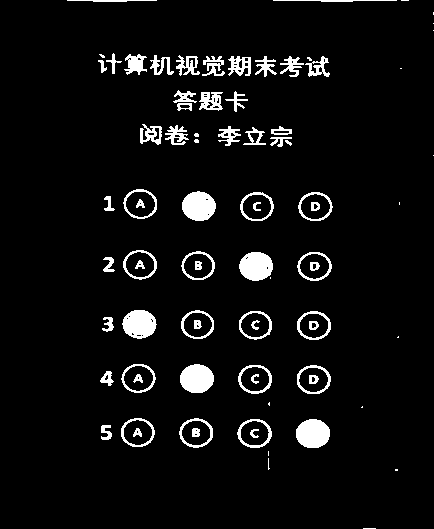
#> input picture examples/cv40examples-main/code/9答题卡识别/thresh.bmp, 434 x 529 px
$ python '例9.9.py'
#> lines starting #> are read from the running program, lines starting #| are printed output that depends on the picture; after the words box and inside, x2 and y2 are one past the last pixel; in counts of white or black regions, pixels touching at a corner belong together
# -*- coding: utf-8 -*-
"""
Created on Sat Jul 10 08:58:17 2021

@author: 李立宗  lilizong@gmail.com
微信公众号：计算机视觉之光（微信号cvlight）
计算机视觉核心案例实战——从入门到深度学习（python+OpenCV）（名称待定）
计算机视觉40个核心案例——从入门到深度学习（python+OpenCV）（名称待定）
李立宗 著     电子工业出版社
"""

import cv2
import numpy as np
thresh=cv2.imread("thresh.bmp",-1)
#> thresh: shape (529, 434); 5.7% white; 82 white regions (19 under 20 px)
# cv2.imshow("thresh_original", thresh)
#============查找所有的轮廓======================
cnts, hierarchy = cv2.findContours(thresh.copy(), cv2.RETR_EXTERNAL, cv2.CHAIN_APPROX_SIMPLE)
#> cnts = 67 contours, 20 with area under 20; largest, box (x1, y1, x2, y2) and area: (123, 189, 157, 219) 754, (237, 419, 272, 448) 748, (297, 365, 331, 394) 748, (298, 192, 333, 221) 746, (296, 419, 330, 448) 745
print("共找到各种轮廓",len(cnts),"个")
#| 共找到各种轮廓 67 个
#============构造载体======================
#thresh：在该图像内显示选项无序时序号
# thresh是灰度图像，变为彩色的是为了能够以彩色显示序号
thresh=cv2.cvtColor(thresh,cv2.COLOR_GRAY2BGR)
#> thresh is the input picture: shape (529, 434, 3); 5.7% white; 82 white regions (19 under 20 px), largest, box (x1, y1, x2, y2) and area: (296, 419, 330, 448) 790, (182, 191, 216, 221) 786, (180, 364, 214, 393) 779
#============筛选出选项的轮廓======================
options = []     #用于存储筛选出的选项
font = cv2.FONT_HERSHEY_SIMPLEX
for (i,ci) in enumerate(cnts):
    # 获取轮廓的矩形包围框
    x, y, w, h = cv2.boundingRect(ci)
    #ar纵横比
    ar = w / float(h)
    #满足长度、宽度大于25像素，纵横比在[0.6,1.3]之间，加入到options中
    if w >= 25 and h >= 25 and ar >= 0.6 and ar <= 1.3:
        options.append(ci)
        # 绘制序号
        cv2.putText(thresh, str(i), (x-1,y-5), font, 0.5, (0, 0, 255),2)
#> this loop made 67 passes
#> (x, y, w, h, ar) on passes 5, 6, 7, 8, 9, 12, 13, 14, 15, 16, 18, 19: (101, 425, 11, 15, 0.733), (296, 419, 34, 29, 1.17), (237, 419, 35, 29, 1.21), (179, 418, 34, 30, 1.13), (121, 418, 34, 29, 1.17), (100, 371, 14, 15, 0.933), (297, 365, 34, 29, 1.17), (238, 365, 34, 29, 1.17), (180, 364, 34, 29, 1.17), (121, 364, 35, 29, 1.21), (102, 317, 12, 15, 0.8), (297, 311, 34, 29, 1.17)
#> (ci, x, y, w, h, ar) on passes 1, 2, 3, 4, 10, 11: ([[363, 528], [375, 528]], 363, 528, 13, 1, 13), ([[395, 469], [395, 470], [397, 470], [397, 469]], 395, 469, 3, 2, 1.5), ([[268, 458], [268, 469], [269, 468], [268, 467]], 268, 458, 2, 12, 0.167), ([[268, 451], [268, 455]], 268, 451, 1, 5, 0.2), ([[362, 406], [361, 407], [362, 407]], 361, 406, 2, 2, 1), ([[269, 402], [268, 403], [268, 404], [269, 405]], 268, 402, 2, 4, 0.5)
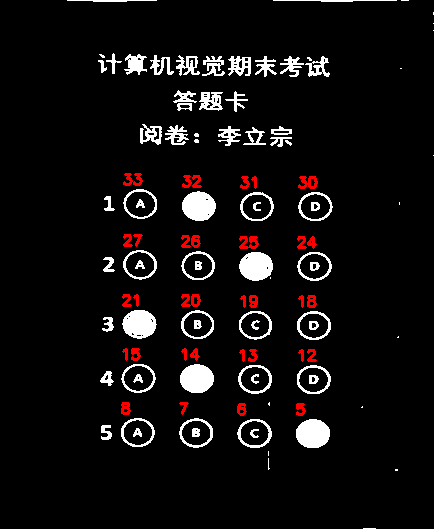
#> thresh: shape (529, 434, 3); 1.13% of pixels changed, all inside (x1, y1, x2, y2) = (121, 173, 318, 416)
#> after the loop, options = 20 contours; largest, box (x1, y1, x2, y2) and area: (123, 189, 157, 219) 754, (237, 419, 272, 448) 748, (297, 365, 331, 394) 748, (298, 192, 333, 221) 746, (296, 419, 330, 448) 745
# 需要注意，此时得到了很多选项的轮廓，但是他们在options是无规则存放的
# print("共找到选项",len(options),"个")
# 绘制每个选项的轮廓
# cv2.drawContours(thresh, options, -1, color, 5)
# ============显示选项无序时图像=====================
cv2.imshow("thresh", thresh)
# =============将轮廓按照从上到下的顺序排序============
boundingBoxes = [cv2.boundingRect(c) for c in options]
#> boundingBoxes = 20 items, first 6: (296, 419, 34, 29), (237, 419, 35, 29), (179, 418, 34, 30), (121, 418, 34, 29), (297, 365, 34, 29), (238, 365, 34, 29)
(options, boundingBoxes) = zip(*sorted(zip(options, boundingBoxes),
                                    key=lambda x: x[1][1], reverse=False))
#> options = 20 contours; largest, box (x1, y1, x2, y2) and area: (123, 189, 157, 219) 754, (237, 419, 272, 448) 748, (297, 365, 331, 394) 748, (298, 192, 333, 221) 746, (297, 252, 332, 281) 745; boundingBoxes = 20 items, first 6: (123, 189, 34, 30), (182, 191, 34, 30), (298, 192, 35, 29), (240, 192, 34, 29), (123, 250, 34, 30), (181, 251, 34, 29)
# ============将每一题目的四个选项筛选出来===========
for (tn, i) in enumerate(np.arange(0, len(options), 4)):
    # 需要注意，取出的4个轮廓，对应某一道题的4个选项
    # 但是这4个选项的存放是无序的
    # 将轮廓按照坐标实现自左向右顺次存放
    # 将选项A、选项B、选项C、选项D，按照坐标顺次存放
    boundingBoxes = [cv2.boundingRect(c) for c in options[i:i + 4]]
    (cnts, boundingBoxes) = zip(*sorted(zip(options[i:i + 4], boundingBoxes),
                                    key=lambda x: x[1][0], reverse=False))
    # 构造图像image用来显示每道题目的四个选项
    image = np.zeros(thresh.shape, dtype="uint8")
    # 针对每个选项单独处理
    for (n,ni) in enumerate(cnts):
        x, y, w, h = cv2.boundingRect(ni)
        cv2.drawContours(image, [ni], -1, (255, 255, 255), -1)
        cv2.putText(image, str(n), (x-1,y-5), font, 1, (0, 0, 255),2)
    # 显示每个题目的四个选项及对应的序号
    cv2.imshow("result"+str(tn), image)
#> this loop made 5 passes
#> i on passes 1 to 5: 0, 4, 8, 12, 16
#> pass 1, `cv2.imshow("result"+str(tn), image)`:
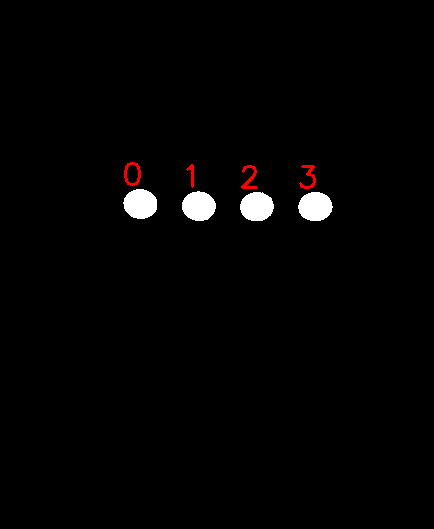
#> window 'result0': shape (529, 434, 3); mean B, G, R 3.5, 3.5, 4.2
#> pass 2, `cv2.imshow("result"+str(tn), image)`:
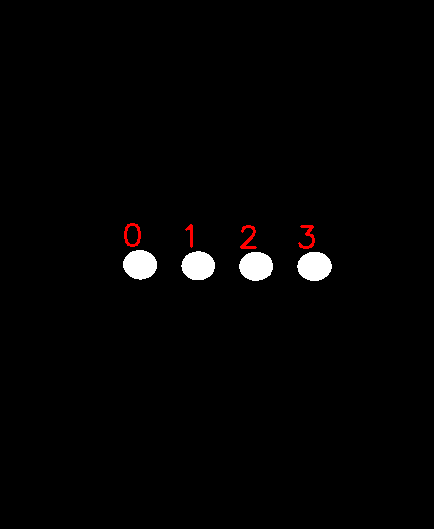
#> window 'result1': shape (529, 434, 3); mean B, G, R 3.5, 3.5, 4.1
#> after the loop:
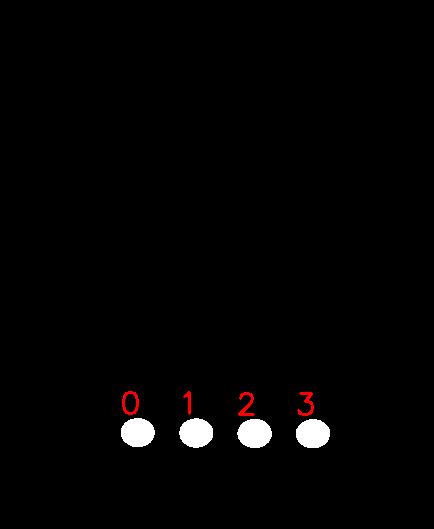
#> image: shape (529, 434, 3); mean B, G, R 3.5, 3.5, 4.1
cv2.waitKey()
cv2.destroyAllWindows()
